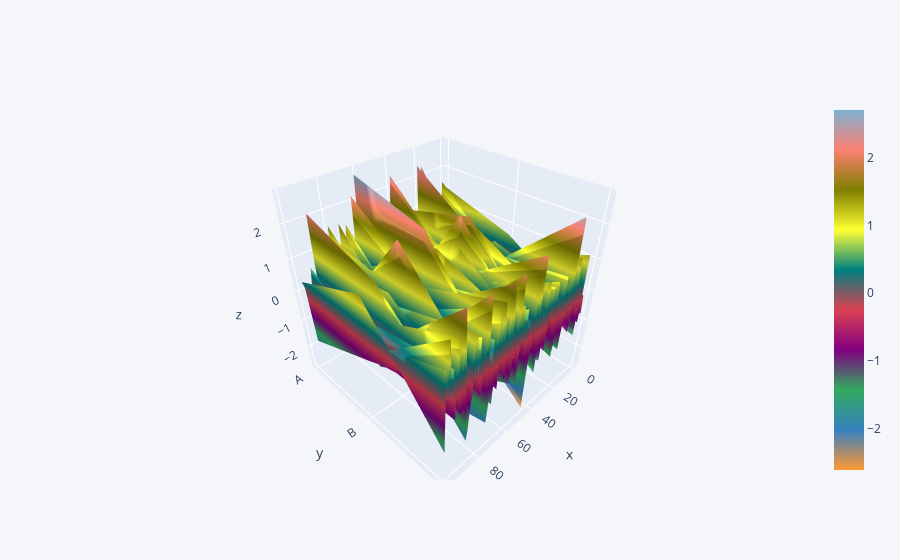

Notebook source saved alongside this figure:
### Code cell
df.iplot(kind = 'surface')

### Figure 1 — Plotly figure (JSON) as saved in the notebook; plotly's stock layout.template omitted (floating-point values rounded to 4 significant figures; data arrays with more than 128 entries replaced by an {"elided": "..."} marker saying what was removed)
{"data": [{"colorscale": [[0, "rgb(255, 153, 51)"], [0.1111, "rgb(55, 128, 191)"], [0.2222, "rgb(50, 171, 96)"], [0.3333, "rgb(128, 0, 128)"], [0.4444, "rgb(219, 64, 82)"], [0.5556, "rgb(0, 128, 128)"], [0.6667, "rgb(255, 255, 51)"], [0.7778, "rgb(128, 128, 0)"], [0.8889, "rgb(251, 128, 114)"], [1, "rgb(128, 177, 211)"]], "type": "surface", "x": [0, 1, 2, 3, 4, 5, 6, 7, 8, 9, 10, 11, 12, 13, 14, 15, 16, 17, 18, 19, 20, 21, 22, 23, 24, 25, 26, 27, 28, 29, 30, 31, 32, 33, 34, 35, 36, 37, 38, 39, 40, 41, 42, 43, 44, 45, 46, 47, 48, 49, 50, 51, 52, 53, 54, 55, 56, 57, 58, 59, 60, 61, 62, 63, 64, 65, 66, 67, 68, 69, 70, 71, 72, 73, 74, 75, 76, 77, 78, 79, 80, 81, 82, 83, 84, 85, 86, 87, 88, 89, 90, 91, 92, 93, 94, 95, 96, 97, 98, 99], "y": ["A", "B", "C"], "z": {"elided": "3x100 float values"}}], "layout": {"legend": {"bgcolor": "#F5F6F9", "font": {"color": "#4D5663"}}, "paper_bgcolor": "#F5F6F9", "plot_bgcolor": "#F5F6F9", "title": {"font": {"color": "#4D5663"}}, "xaxis": {"gridcolor": "#E1E5ED", "showgrid": true, "tickfont": {"color": "#4D5663"}, "title": {"font": {"color": "#4D5663"}, "text": ""}, "zerolinecolor": "#E1E5ED"}, "yaxis": {"gridcolor": "#E1E5ED", "showgrid": true, "tickfont": {"color": "#4D5663"}, "title": {"font": {"color": "#4D5663"}, "text": ""}, "zerolinecolor": "#E1E5ED"}}}
